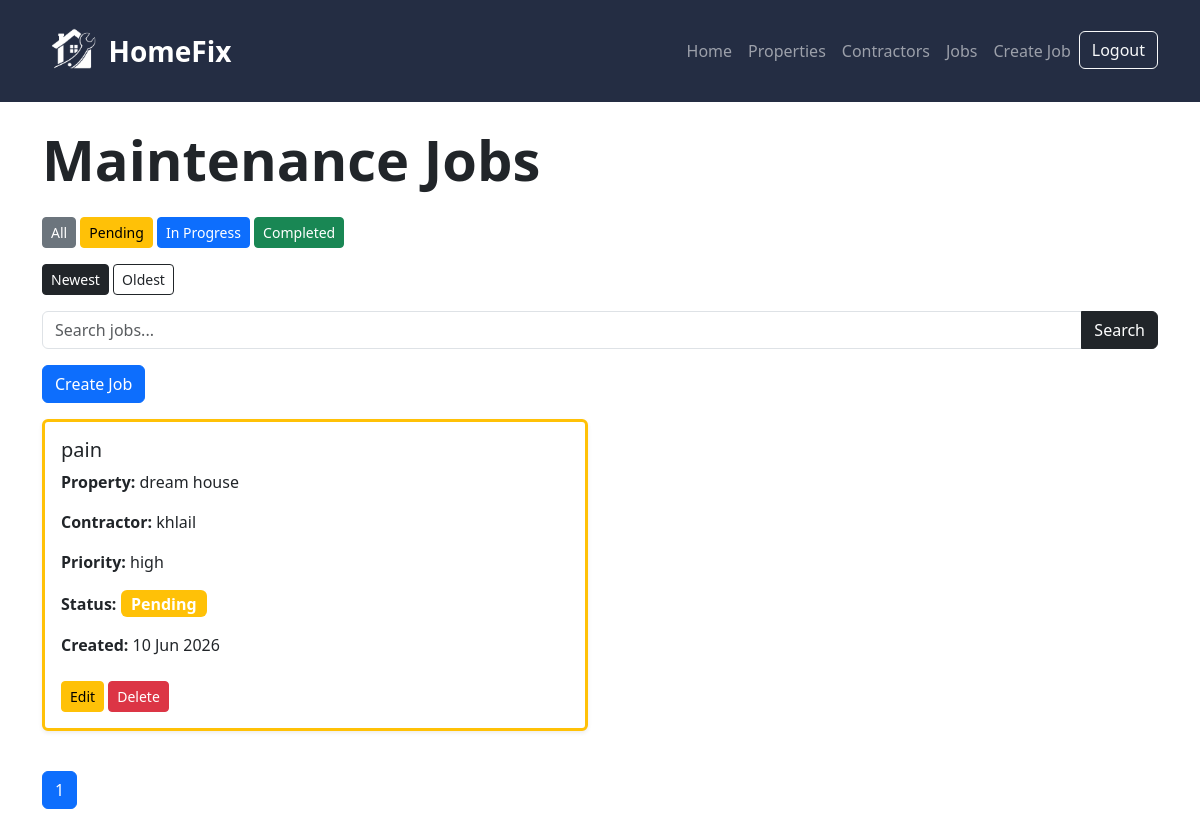
Before: /jobs/ (signed in) with the older database file.
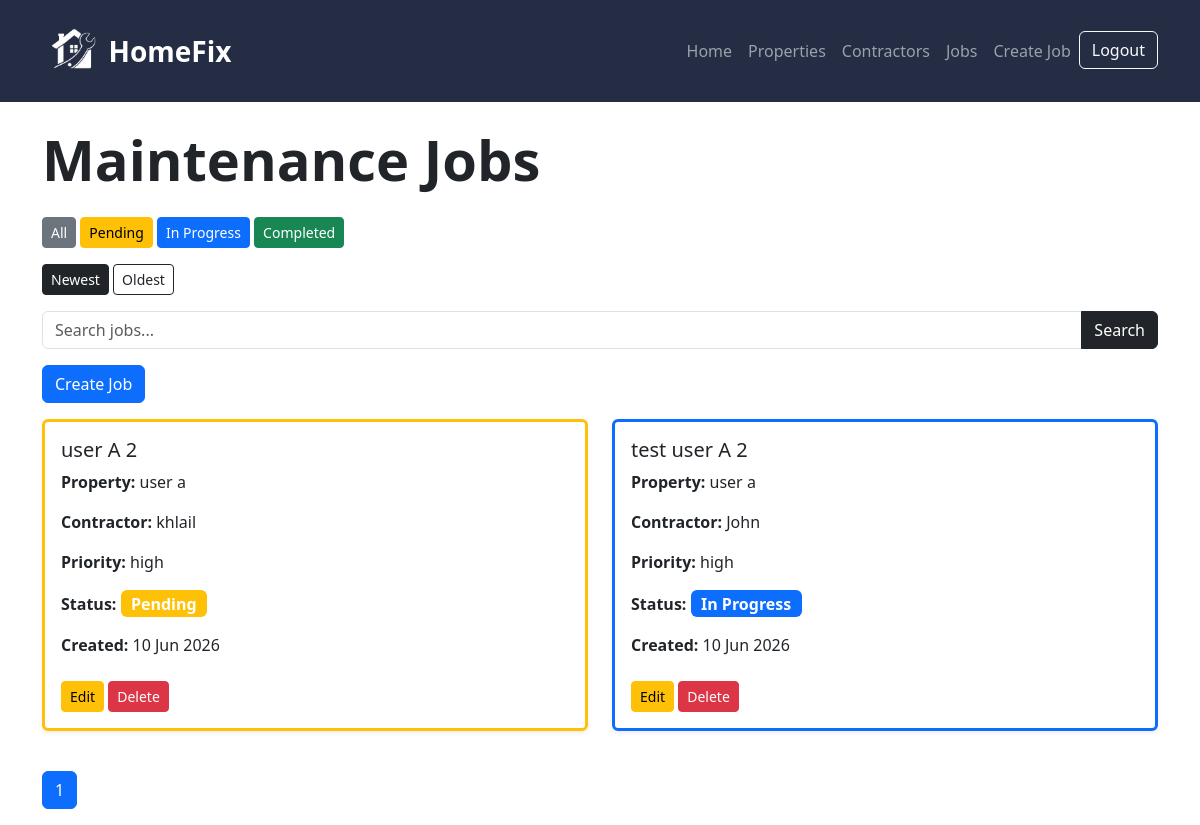
After: the same page with the newer database file.
### maintenance/models.py (models this page shows, shortened)
class MaintenanceJob(models.Model):
    user = models.ForeignKey(
        User,
        on_delete=models.CASCADE,
        null=True,
        blank=True
    )
    PRIORITY_CHOICES = [
        ('high', 'High'),
        ('medium', 'Medium'),
        ('low', 'Low'),
    ]
    STATUS_CHOICES = [
        ('pending', 'Pending'),
        ('in_progress', 'In Progress'),
        ('completed', 'Completed'),
    ]
    property = models.ForeignKey(
        Property,
        on_delete=models.CASCADE
    )
    contractor = models.ForeignKey(
        Contractor,
        on_delete=models.CASCADE
    )
    title = models.CharField(max_length=100)
    description = models.TextField()
    priority = models.CharField(
        max_length=10,
        choices=PRIORITY_CHOICES
    )
    status = models.CharField(
        max_length=20,
        choices=STATUS_CHOICES
    )
    created_at = models.DateTimeField(auto_now_add=True)

class Property(models.Model):
    PROPERTY_TYPES = [
        ('house', 'House'),
        ('flat', 'Flat'),
        ('bungalow', 'Bungalow'),
        ('other', 'Other'),
    ]
    user = models.ForeignKey(
        User,
        on_delete=models.CASCADE,
        null=True,
        blank=True
    )
    name = models.CharField(max_length=100)
    address = models.TextField()
    property_type = models.CharField(
        max_length=20,
        choices=PROPERTY_TYPES
    )
    created_at = models.DateTimeField(auto_now_add=True)
    def __str__(self):
        return self.name

class Contractor(models.Model):
    TRADE_TYPES = [
        ('plumber', 'Plumber'),
        ('electrician', 'Electrician'),
        ('carpenter', 'Carpenter'),
        ('painter', 'Painter'),
        ('other', 'Other'),
    ]
    user = models.ForeignKey(
        User,
        on_delete=models.CASCADE,
        null=True,
        blank=True
    )
    name = models.CharField(max_length=100)
    trade_type = models.CharField(
        max_length=20,
        choices=TRADE_TYPES
    )
    phone = models.CharField(max_length=20)
    email = models.EmailField()
    def __str__(self):
        return self.name

### maintenance/views.py (the view)
# urls.py: path('jobs/', views.job_list, name='job_list'),
@login_required
def job_list(request):
    jobs = MaintenanceJob.objects.filter(
        user=request.user
    )
    sort = request.GET.get('sort')
    if sort == 'newest':
        jobs = jobs.order_by('-created_at')
    elif sort == 'oldest':
        jobs = jobs.order_by('created_at')
    status = request.GET.get('status')
    if status:
        jobs = jobs.filter(status=status)
    search = request.GET.get('search', '')
    if search:
        jobs = jobs.filter(
            Q(title__icontains=search) |
            Q(property__name__icontains=search) |
            Q(contractor__name__icontains=search)
        )
    paginator = Paginator(jobs, 4)  # 4 jobs per page
    page_number = request.GET.get('page')
    jobs = paginator.get_page(page_number)
    context = {
        'jobs': jobs,
        'selected_status': status,
        'search': search,
        'sort': sort
    }
    return render(
        request,
        'maintenance/job_list.html',
        context
    )

### maintenance/templates/maintenance/job_list.html (shortened to what this page needs)
{% extends 'maintenance/base.html' %}
{% block content %}
<h1 class="display-4 fw-bold mb-4">
    Maintenance Jobs
</h1>
<div class="mb-3">
    <a href="/jobs/" class="btn btn-secondary btn-sm">
        All
    </a>
    <a href="/jobs/?status=pending" class="btn btn-warning btn-sm">
        Pending
    </a>
    <a href="/jobs/?status=in_progress" class="btn btn-primary btn-sm">
        In Progress
    </a>
    <a href="/jobs/?status=completed" class="btn btn-success btn-sm">
        Completed
    </a>
</div>
<div class="mb-3">
    <a href="/jobs/?sort=newest" class="btn btn-dark btn-sm">
        Newest
    </a>
    <a href="/jobs/?sort=oldest" class="btn btn-outline-dark btn-sm">
        Oldest
    </a>
</div>
<form method="GET" class="mb-3">
    <div class="input-group">
        <input type="text" name="search" class="form-control" placeholder="Search jobs..." value="{{ search }}">
        <button type="submit" class="btn btn-dark">
            Search
        </button>
    </div>
</form>
<a href="/jobs/create/" class="btn btn-primary mb-3">
    Create Job
</a>
<div class="row">
    {% for job in jobs %}
    <div class="col-md-6 mb-3">
        {% if job.status == 'pending' %}
        <div class="card shadow-sm border-warning border-3">
            {% elif job.status == 'in_progress' %}
            <div class="card shadow-sm border-primary border-3">
                {% elif job.status == 'completed' %}
                <div class="card shadow-sm border-success border-3">
                    {% endif %}
                    <div class="card-body">
                        <h5 class="card-title">
                            {{ job.title }}
                        </h5>
                        <p>
                            <strong>Property:</strong>
                            {{ job.property }}
                        </p>
                        <p>
                            <strong>Contractor:</strong>
                            {{ job.contractor }}
                        </p>
                        <p>
                            <strong>Priority:</strong>
                            {{ job.priority }}
                        </p>
                        <p>
                            <strong>Status:</strong>
                            {% if job.status == 'pending' %}
                            <span class="badge bg-warning fs-6">Pending</span>
                            {% elif job.status == 'in_progress' %}
                            <span class="badge bg-primary fs-6">In Progress</span>
                            {% elif job.status == 'completed' %}
                            <span class="badge bg-success fs-6">Completed</span>
                            {% endif %}
                        </p>
                        <p>
                            <strong>Created:</strong>
                            {{ job.created_at|date:"d M Y" }}
                        </p>
                        <a href="/jobs/edit/{{ job.id }}/" class="btn btn-warning btn-sm mt-2">
                            Edit
                        </a>
                        <a href="/jobs/delete/{{ job.id }}/" class="btn btn-danger btn-sm mt-2">
                            Delete
                        </a>
                    </div>
                </div>
            </div>
            {% endfor %}
        </div>
        <nav class="mt-4">
            <ul class="pagination">
                <li class="page-item active">
                    <span class="page-link">
                        {{ jobs.number }}
                    </span>
                </li>
            </ul>
        </nav>
        {% endblock %}

Changed rows visible on the page:
removed MaintenanceJob: title "pain", property "dream house", contractor "khlail", priority "high", status "Pending", created_at "10 Jun 2026"
added MaintenanceJob: title "user A 2", property "user a", contractor "khlail", priority "high", status "Pending", created_at "10 Jun 2026"
added MaintenanceJob: title "test user A 2", property "user a", contractor "John", priority "high", status "In Progress", created_at "10 Jun 2026"
